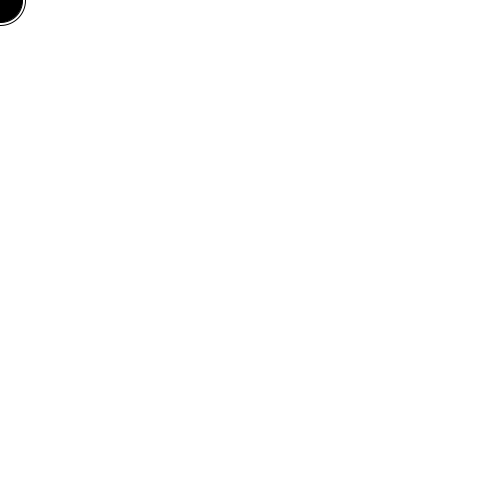
Frame 1 (no input)
Frame 60 (the mouse pressed at the canvas centre just before this capture): identical to frame 1, image omitted
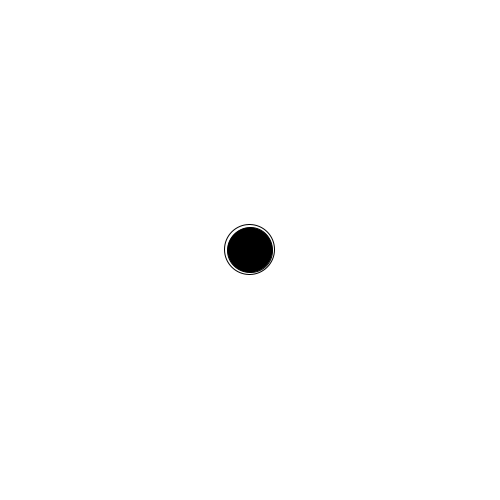
Frame 120 (the mouse held since frame 60 and released just before this capture)

The Processing sketch that drew these frames (run headless with seeded random() and noise(); from frame 60 on, the mouse is pressed at the canvas centre):

// Processing sketch: Low_Pass_Filter
// ── Low_Pass_Filter.pde
// filtering factor (low = slow & smooth)
float filteringFactor = 0.1;

float filtered_x = 0;
float filtered_y = 0;

void setup()
{
  size(500, 500);
}

void draw()
{
  background(255);

  // low pass filter
  filtered_x = mouseX * filteringFactor + filtered_x * (1.0 - filteringFactor);
  filtered_y = mouseY * filteringFactor + filtered_y * (1.0 - filteringFactor);
  
  // filtered motion
  noFill();
  stroke(0);
  ellipse(filtered_x, filtered_y, 50, 50);
  
  // raw mouse position
  fill(0);
  ellipse(mouseX, mouseY, 45, 45);
}
